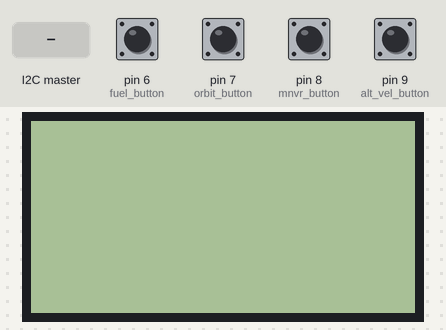
The sketch below on a simulated Arduino Uno, built with avr-gcc and run on an emulated ATmega328P. Shown: 128×64 one-colour display. Inputs (shaded band) come from the test bench; at power-on: pin 6 (fuel_button), pin 7 (orbit_button), pin 8 (mnvr_button), pin 9 (alt_vel_button) LOW.

Above: at 1.2 s.
1.3 s: pin 6 (fuel_button) pulled HIGH for 0.15 s
At 2.1 s:
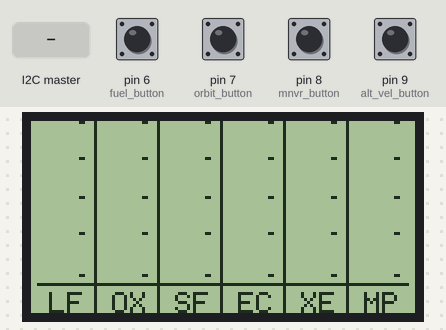
2.9 s: pin 7 (orbit_button) pulled HIGH for 0.15 s
At 4.2 s:
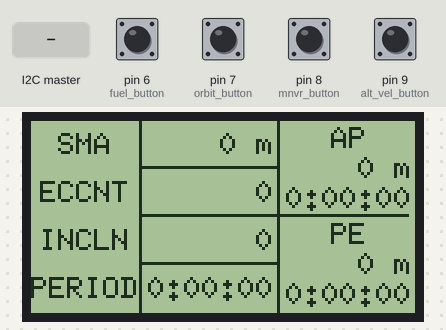
5.1 s: pin 8 (mnvr_button) pulled HIGH for 0.15 s
At 6.3 s:
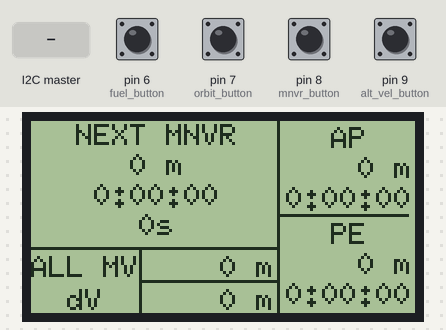
7.3 s: pin 9 (alt_vel_button) pulled HIGH for 0.15 s
At 8.9 s:
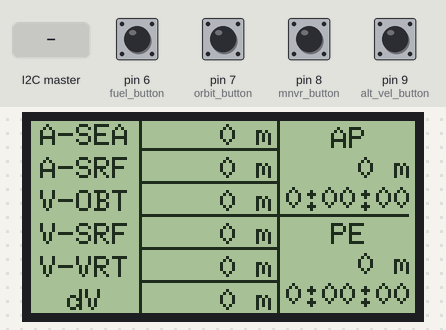
9.6 s: the I2C master sends "X"
At 11.7 s:
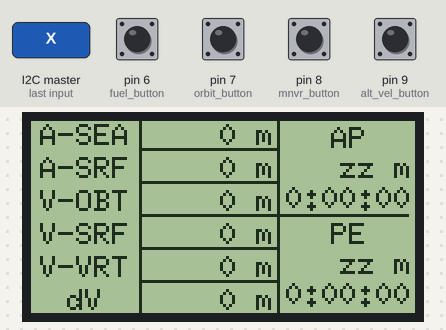
12.0 s: the I2C master sends the byte 0
At 14.5 s:
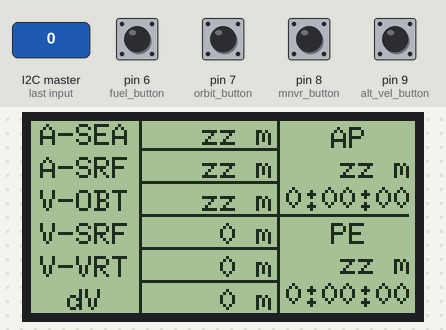
Timing chart, 0 to 15.6 s (numbered marks = the images above; inputs shaded):
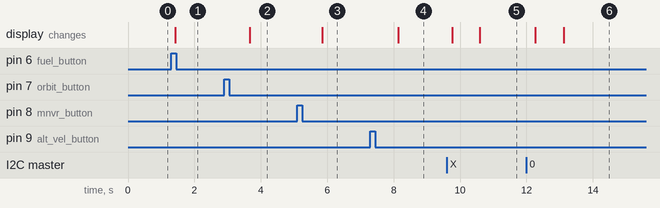

Measured:
- after the input at 1.3 s, the display: changes after 0.12 s (image 1)
- after the input at 2.9 s, the display: changes after 0.76 s (image 2)
- after the input at 5.1 s, the display: changes after 0.74 s (image 3)
- after the input at 7.3 s, the display: changes after 0.83 s (image 4)
- after the input at 9.6 s, the display: first changes after 0.16 s (image 5 shows a later state)
- after the input at 12.0 s, the display: first changes after 0.26 s (image 6 shows a later state)

The sketch:

Telemetry.ino
```cpp
#include <Arduino.h>
#include <U8g2lib.h>
#ifdef U8X8_HAVE_HW_SPI
#include <SPI.h>
#endif
#include <Wire.h>

String ap = "0";
String apTime = "0";
String pe = "0";
String peTime = "0";

String input0 = "0";
String input1 = "0";
String input2 = "0";
String input3 = "0";
String input4 = "0";
String input5 = "0";

#define own_address 40
#define alt_vel_button 9
#define mnvr_button 8
#define orbit_button 7
#define fuel_button 6

byte mode = 4;

// End of constructor list
U8G2_ST7920_128X64_1_SW_SPI u8g2(U8G2_R2, /* clock=*/ 11 /* A4 */ , /* data=*/ 13 /* A2 */, /* CS=*/ 10 /* A3 */, /* reset=*/ U8X8_PIN_NONE);

void setup(void) {
  pinMode(alt_vel_button, INPUT);
  pinMode(mnvr_button, INPUT);
  pinMode(orbit_button, INPUT);
  pinMode(fuel_button, INPUT);
  u8g2.begin();
  Wire.begin(own_address);
  Wire.onReceive(onI2CReceive);
  Wire.onRequest(onI2CRequest);
  Serial.begin(9600);
}

void loop(void) {
  u8g2.firstPage();
  do {
    if (input0 == "X") {
      mode = 4;
    }
    if (digitalRead(alt_vel_button)) {
      mode = 1;
    }
    if (digitalRead(mnvr_button)) {
      mode = 2;
    }
    if (digitalRead(orbit_button)) {
      mode = 3;
    }
    if (digitalRead(fuel_button)) {
      mode = 0;
    }
    u8g2.setFont(u8g2_font_6x10_tf);
    if (mode == 0) {
      displayFuel(input0, input1, input2, input3, input4, input5);
    }
    else if (mode == 1) {
      drawApsides(ap, apTime, pe, peTime);
      displayTelemetry(input0, input1, input2, input3, input4, input5);
    }
    else if (mode == 2) {
      drawApsides(ap, apTime, pe, peTime);
      displayMnvrInfo(input0, input1, input2, input3, input5);
    }
    else if (mode == 3) {
      drawApsides(ap, apTime, pe, peTime);
      displayOrbitInfo(input0, input1, input2, input3);
    }
    else if (mode == 4) {
      u8g2.clearDisplay();
    }
  } while ( u8g2.nextPage() );
}

void onI2CRequest() {
  Wire.write(mode);
}

void onI2CReceive(int byteCount) {
  int messType = Wire.read();
  if (messType == 0) {
    readWireData(input0);
    readWireData(input1);
    readWireData(input2);
  } else if (messType == 1) {
    readWireData(input3);
    readWireData(input4);
    readWireData(input5);
  } else {
    readWireData(ap);
    readWireData(pe);
    readWireData(apTime);
    readWireData(peTime);
  }
}

void readWireData(String& input) {
  int packetSize = Wire.read();
  char packets[packetSize+1];
  for (int i = 0; i < packetSize; i++) {
    packets[i] = Wire.read();
  }
  packets[packetSize] = '\0';
  input = packets;
}

void displayOrbitInfo(String sma, String eccent, String inclin, String period) {
  drawOrbitLines();
  drawInfo("SMA", 11, getUnits(sma));
  drawInfo("ECCNT", 27, eccent);
  drawInfo("INCLN", 43, inclin);
  drawInfo("PERIOD", 59, formatSeconds(period));
}

void drawOrbitLines() {
  u8g2.drawHLine(82, 31, 44);
  u8g2.drawVLine(82, 0, 64);
  u8g2.drawVLine(36, 0, 64);
  u8g2.drawHLine(36, 15, 46);
  u8g2.drawHLine(36, 31, 46);
  u8g2.drawHLine(36, 47, 46);
}


void displayMnvrInfo(String dV, String timeToM, String burnTime, String totalMdV, String shipdV) {
  drawMnvrLines();
  drawMnvrNodeInfo(41, 8, "NEXT MNVR");
  drawMnvrNodeInfo(41, 18, getUnits(dV));
  drawMnvrNodeInfo(41, 28, formatSeconds(timeToM));
  drawMnvrNodeInfo(41, 38, burnTime + "s");
  drawInfo("ALL MV", 52, getUnits(totalMdV));
  drawInfo("dV", 63, getUnits(shipdV));
}

void drawMnvrNodeInfo(int x, int y, String value) {
  int width;
  width = u8g2.getStrWidth(value.c_str());
  u8g2.drawStr(x-width/2, y, value.c_str());
}

void drawMnvrLines() {
  u8g2.drawHLine(82, 31, 44);
  u8g2.drawVLine(82, 0, 64);
  u8g2.drawVLine(36, 42, 22);
  u8g2.drawHLine(0, 42, 82);
  u8g2.drawHLine(36, 53, 46);
}

void displayTelemetry(String altSea, String altSurf, String velOrb, String velSurf, String velVert, String shipdV) {
  drawTelemLines();
  drawInfo("A-SEA", 8, getUnits(altSea));
  drawInfo("A-SRF", 19, getUnits(altSurf));
  drawInfo("V-OBT", 30, getUnits(velOrb));
  drawInfo("V-SRF", 41, getUnits(velSurf));
  drawInfo("V-VRT", 52, getUnits(velVert));
  drawInfo("dV", 63, getUnits(shipdV));
}

void drawTelemLines() {
  u8g2.drawHLine(82, 31, 44);
  u8g2.drawVLine(82, 0, 64);
  u8g2.drawVLine(36, 0, 64);
  u8g2.drawHLine(36, 9, 46);
  u8g2.drawHLine(36, 20, 46);
  u8g2.drawHLine(36, 31, 46);
  u8g2.drawHLine(36, 42, 46);
  u8g2.drawHLine(36, 53, 46);
}

void drawInfo(String iName, int vPos, String value) {
  int width;
  width = u8g2.getStrWidth(iName.c_str());
  u8g2.drawStr(17-width/2, vPos, iName.c_str());
  width = u8g2.getStrWidth(value.c_str());
  u8g2.drawStr(80-width, vPos, value.c_str());
}

void drawApsides(String ap_, String apTime_, String pe_, String peTime_) {
  u8g2.drawStr(100, 9, "AP");
  ap_ = getUnits(ap_);
  apTime_ = formatSeconds(apTime_);
  int width = u8g2.getStrWidth(ap_.c_str());
  u8g2.drawStr(126-(width), 19, ap_.c_str());
  width = u8g2.getStrWidth(apTime_.c_str());
  u8g2.drawStr(126-(width), 29, apTime_.c_str());

  u8g2.drawStr(100, 41, "PE");
  pe_ = getUnits(pe_);
  peTime_ = formatSeconds(peTime_);
  width = u8g2.getStrWidth(pe_.c_str());
  u8g2.drawStr(126-(width), 51, pe_.c_str());
  width = u8g2.getStrWidth(peTime_.c_str());
  u8g2.drawStr(126-(width), 61, peTime_.c_str());
}

String formatSeconds(String secondsChar) {
  unsigned long seconds = strtoul(secondsChar.c_str(), NULL, 10);
  if (seconds >= 21600) {
    int days = seconds / 21600;
    return String(days) + "d";
  }
  int hours = seconds / 3600;
  int minutes = (seconds % 3600) / 60;
  seconds = seconds % 60;
  String minutesStr = (minutes < 10) ? "0" + String(minutes) : String(minutes);
  String secondsStr = (seconds < 10) ? "0" + String(seconds) : String(seconds);
  return String(hours) + ":" + minutesStr + ":" + secondsStr;
}

String getUnits(String value) {
  int stringLength = value.length();
  if (stringLength > 13) {
    value.remove(stringLength - 12, 12);
    value += " Tm";
  }
  if (stringLength > 10) {
    value.remove(stringLength - 9, 9);
    value += " Gm";
  }
  else if (stringLength > 7) {
    value.remove(stringLength - 6, 6);
    value += " Mm";
  }
  else if (stringLength > 4) {
    value.remove(stringLength - 3, 3);
    value += " km";
  }
  else {
    value = value + " m";
  }
  return value;
}

void displayFuel(String LF, String OX, String SF, String EC, String XE, String MP) {
  u8g2.drawHLine(2, 54, 124);
  drawFuelGauge(16, "LF", LF.toInt());
  drawFuelGauge(37, "OX", OX.toInt());
  drawFuelGauge(58, "SF", SF.toInt());
  drawFuelGauge(79, "EC", EC.toInt());
  drawFuelGauge(100, "XE", XE.toInt());
  drawFuelGauge(121, "MP", MP.toInt());
  u8g2.drawVLine(21, 0, 64);
  u8g2.drawVLine(42, 0, 64);
  u8g2.drawVLine(63, 0, 64);
  u8g2.drawVLine(84, 0, 64);
  u8g2.drawVLine(105, 0, 64);
}

void drawFuelGauge(int vert, String fuelName, int fuel) {
  drawFuelBox(vert-10, fuel);
  u8g2.drawStr(vert-10, 64, fuelName.c_str());
  u8g2.drawHLine(vert, 0, 2);
  u8g2.drawHLine(vert, 12, 2);
  u8g2.drawHLine(vert, 25, 2);
  u8g2.drawHLine(vert, 37, 2);
  u8g2.drawHLine(vert, 51, 2);
}

void drawFuelBox(int pos, int fuel) {
  int difference = 52 - fuel;
  u8g2.drawBox(pos, difference, 10, fuel);
}
```
